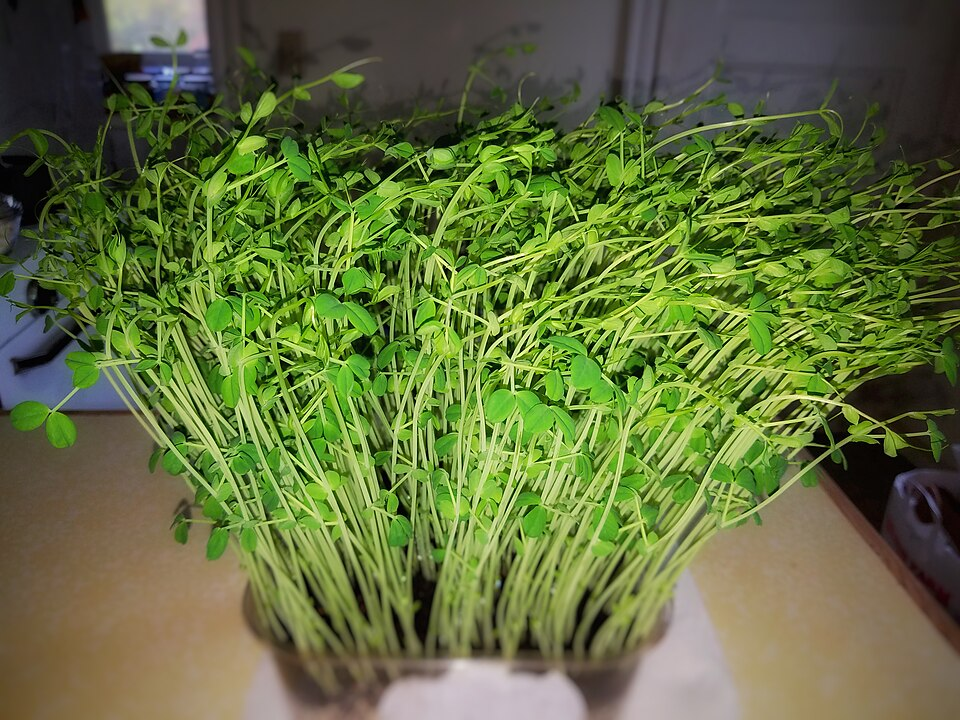
#> input picture assets/photos/pea-shoots-counter.jpg, 960 x 720 px
$ python make_og.py
#> lines starting #> are read from the running program, lines starting #| are printed output that depends on the picture
#!/usr/bin/env python3
"""Build 1200x630 share images from self-hosted photos or a plain card."""

from pathlib import Path

from PIL import Image, ImageDraw, ImageFont

ROOT = Path(__file__).resolve().parents[1]
OUT = ROOT / "assets" / "og"
PHOTOS = ROOT / "assets" / "photos"
FONT = "/usr/share/fonts/truetype/dejavu/DejaVuSans-Bold.ttf"
FONT_SM = "/usr/share/fonts/truetype/dejavu/DejaVuSans.ttf"

# filename, photo or None, title
PAGES = [
    ("home", "pea-shoots-counter.jpg", "Grow fresh greens without a yard"),
    ("guides", "trays-broccoli-radish.jpg", "Growing guides"),
    ("calculator", None, "Microgreens seed calculator"),
    ("apartment", "trays-broccoli-radish.jpg", "Your first microgreens tray"),
    ("cost", "sunflower-small-tray.jpg", "Kit or DIY: compare the costs"),
    ("density", None, "Seed density by crop and tray"),
    ("pea-radish", "pea-shoots-counter.jpg", "Pea shoots or radish microgreens"),
    ("windowsill", "basil-by-window.jpg", "Windowsill microgreens"),
    ("seed-starting", "basil-by-window.jpg", "Start seeds in an apartment"),
    ("watering", None, "Bottom watering, step by step"),
    ("balcony", "lettuce-in-pot.jpg", "A balcony salad in containers"),
    ("about", None, "About Small Space Greens"),
    ("contact", None, "Contact Ryan Moalemi"),
    ("privacy", None, "Privacy policy"),
    ("terms", None, "Terms of use"),
    ("affiliate", None, "Affiliate disclosure"),
    ("editorial", None, "How these guides are made"),
    ("gear", "sunflower-small-tray.jpg", "Gear and comparisons"),
    ("checklist", "trays-broccoli-radish.jpg", "First-tray checklist"),
    ("not-found", None, "Page not found"),
]


def cover(src: Path, w: int, h: int) -> Image.Image:
#> called with w = 1200, h = 630
    im = Image.open(src).convert("RGB")
#> im is the input picture: PIL image 960x720 RGB; mean R, G, B 97.7, 111.5, 60.9
    scale = max(w / im.width, h / im.height)
#> scale = 1.25
    resized = im.resize((int(im.width * scale), int(im.height * scale)), Image.Resampling.LANCZOS)
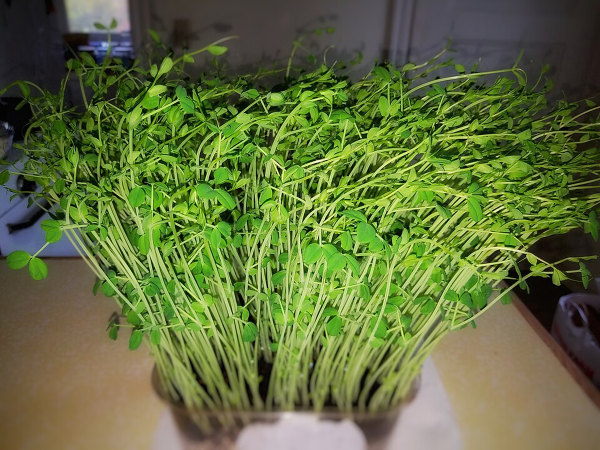
#> resized: PIL image 1200x900 RGB (shown at 1/2 size); mean R, G, B 97.7, 111.5, 61.1
    left = (resized.width - w) // 2
#> left = 0
    top = (resized.height - h) // 2
#> top = 135
    return resized.crop((left, top, left + w, top + h))
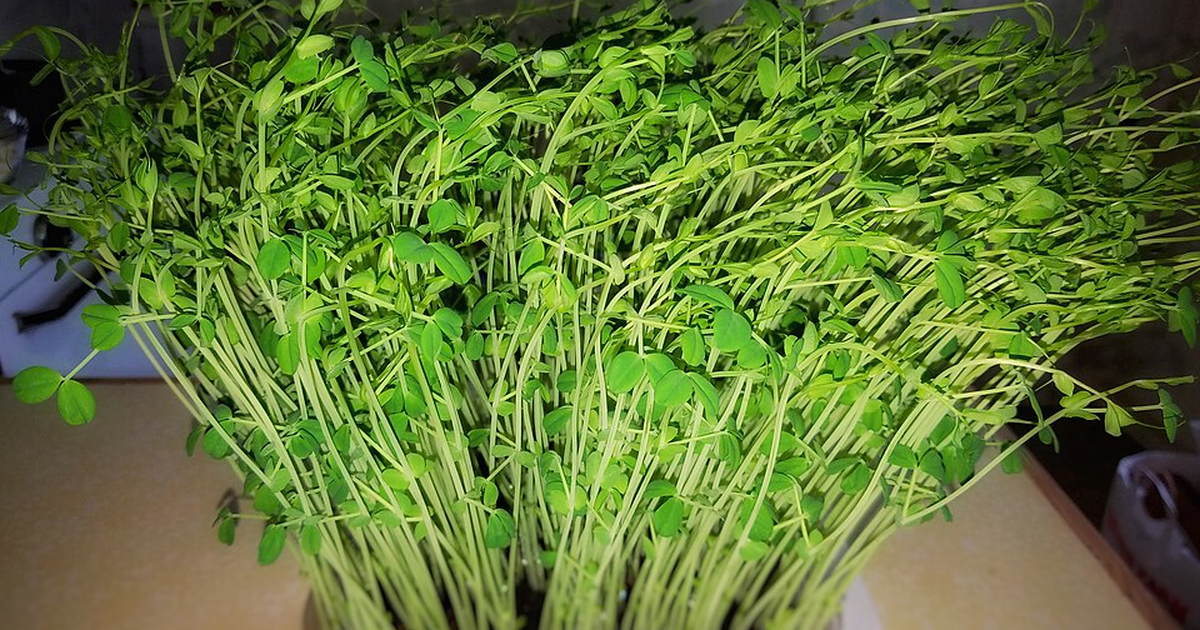
#> returned value: PIL image 1200x630 RGB; mean R, G, B 95.6, 118.8, 52.5


def card(photo: str | None, title: str) -> Image.Image:
    w, h = 1200, 630
    if photo:
        base = cover(PHOTOS / photo, w, h)
        shade = Image.new("RGBA", (w, h), (0, 0, 0, 0))
#> shade: PIL image 1200x630 RGBA; every value is 0
        d = ImageDraw.Draw(shade)
        d.rectangle((0, 390, w, h), fill=(23, 56, 42, 220))
        base = Image.alpha_composite(base.convert("RGBA"), shade).convert("RGB")
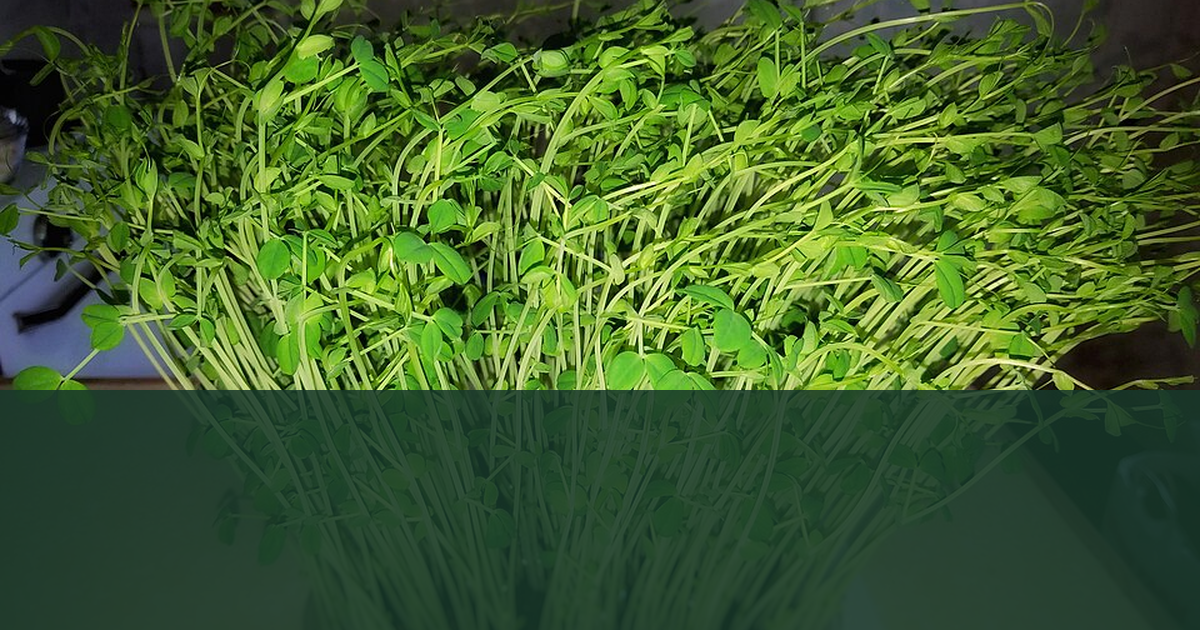
#> base: PIL image 1200x630 RGB; mean R, G, B 65.6, 95.8, 43.9
    else:
        base = Image.new("RGB", (w, h), (23, 56, 42))
        d = ImageDraw.Draw(base)
        d.rectangle((0, 0, 18, h), fill=(196, 165, 116))
    draw = ImageDraw.Draw(base)
    font = ImageFont.truetype(FONT, 54 if photo else 64)
    small = ImageFont.truetype(FONT_SM, 28)
    draw.text((48, 48 if not photo else 430), "Small Space Greens", font=small, fill=(243, 240, 232))
    # wrap title
    words = title.split()
    lines = []
    current = ""
    for word in words:
        trial = word if not current else current + " " + word
        if draw.textlength(trial, font=font) < 1080:
            current = trial
        else:
            lines.append(current)
            current = word
#> after the loop, lines = []
    if current:
        lines.append(current)
    y = 100 if not photo else 480
    for line in lines[:3]:
        draw.text((48, y), line, font=font, fill=(255, 253, 248))
        y += 68
#> this loop made 1 pass
#> (line, y) on pass 1: ('Grow fresh greens without a yard', 548)
#> after the loop, y = 548
    return base


def main() -> None:
    OUT.mkdir(parents=True, exist_ok=True)
    for name, photo, title in PAGES:
        image = card(photo, title)
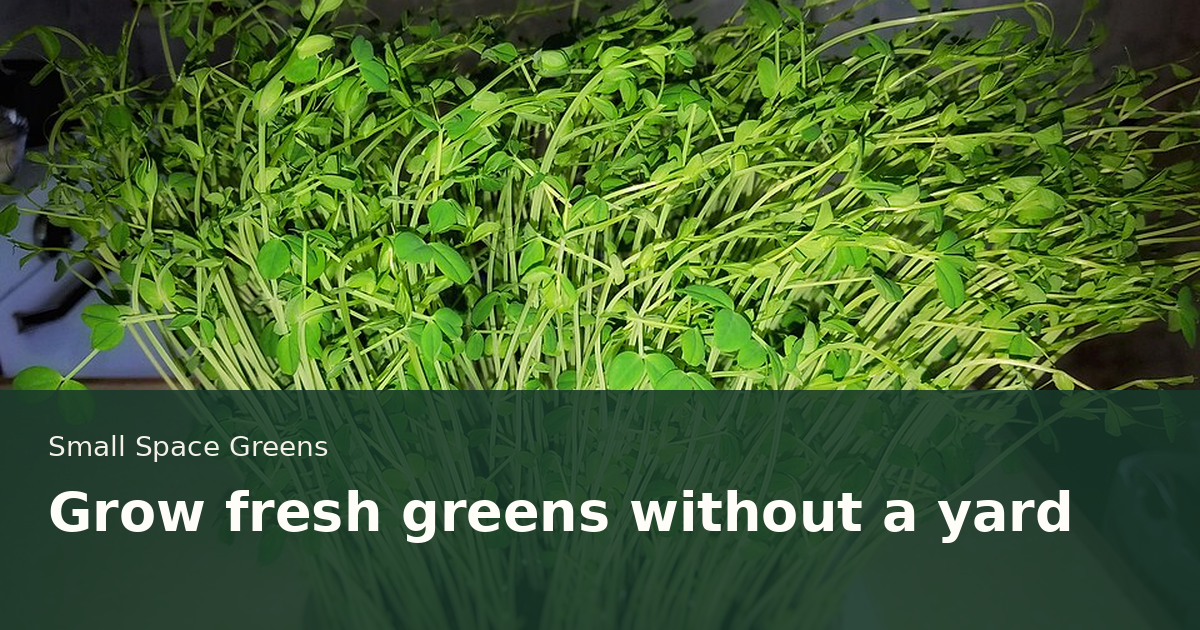
#> image: PIL image 1200x630 RGB; mean R, G, B 70.8, 100.2, 48.7
        path = OUT / f"{name}.jpg"
        image.save(path, "JPEG", quality=82, optimize=True)
        print(path.name, image.size, path.stat().st_size)
#| home.jpg (1200, 630) 198336
#> pass 2 of the loop in main, `for name, photo, title in PAGES:`:
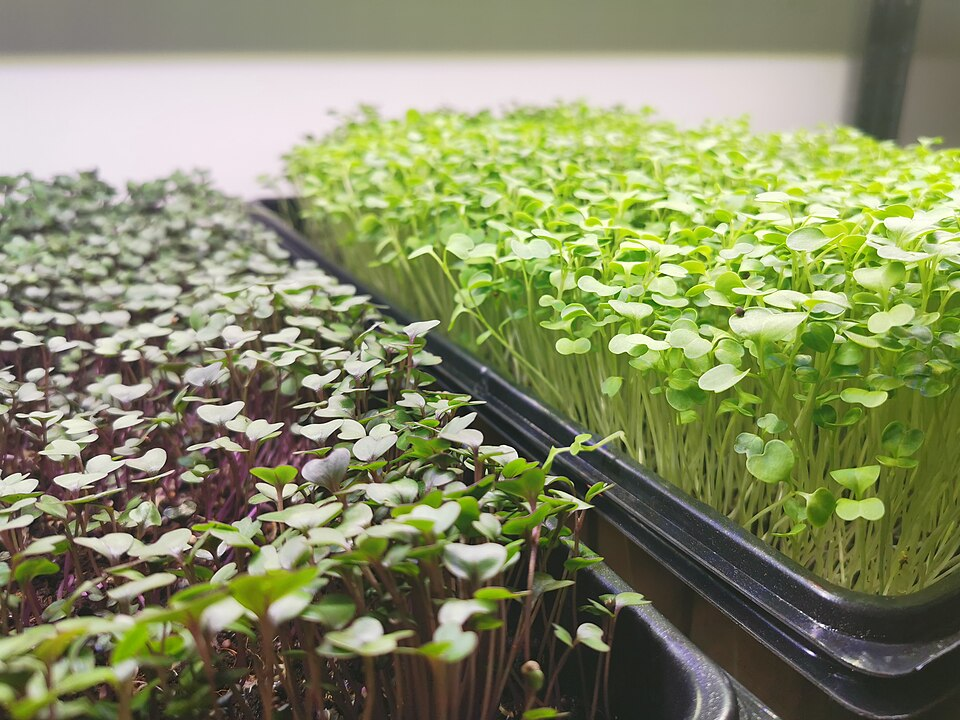
#> input picture assets/photos/trays-broccoli-radish.jpg, 960 x 720 px
#> in cover, im is the input picture: PIL image 960x720 RGB; mean R, G, B 134.5, 140.3, 100.8
#> in cover (call 2), `return resized.crop((left, top, left + w, top + h))`:
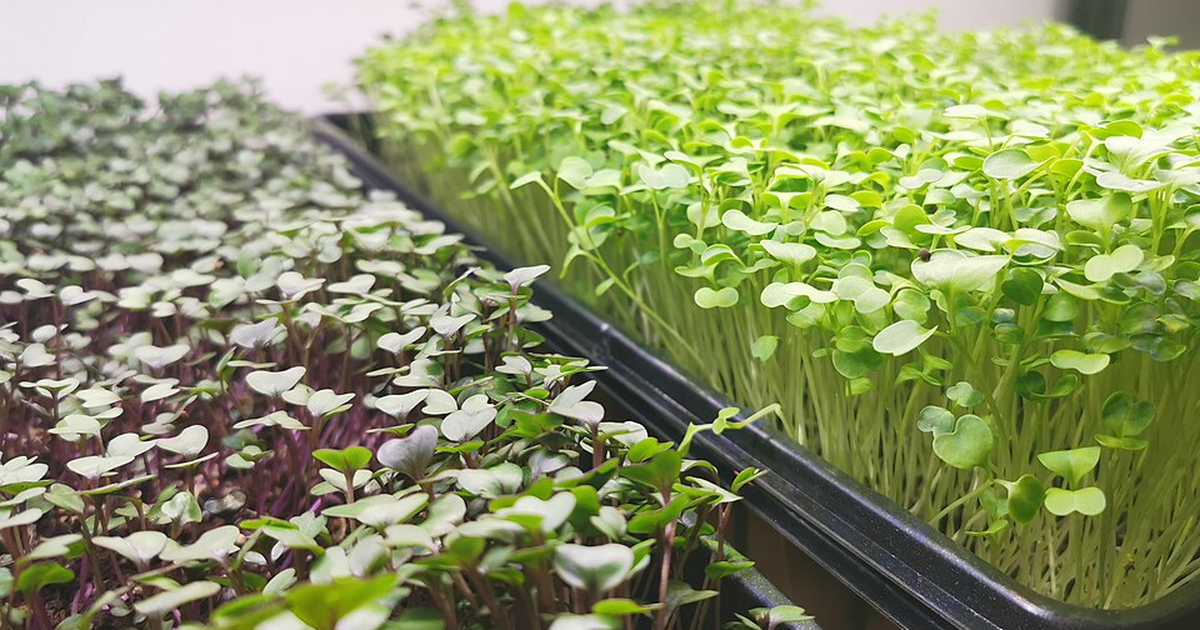
#> returned value: PIL image 1200x630 RGB; mean R, G, B 138.8, 148.2, 98.3
#> in card (call 2), `base = Image.alpha_composite(base.convert("RGBA"), shade).convert("RGB")`:
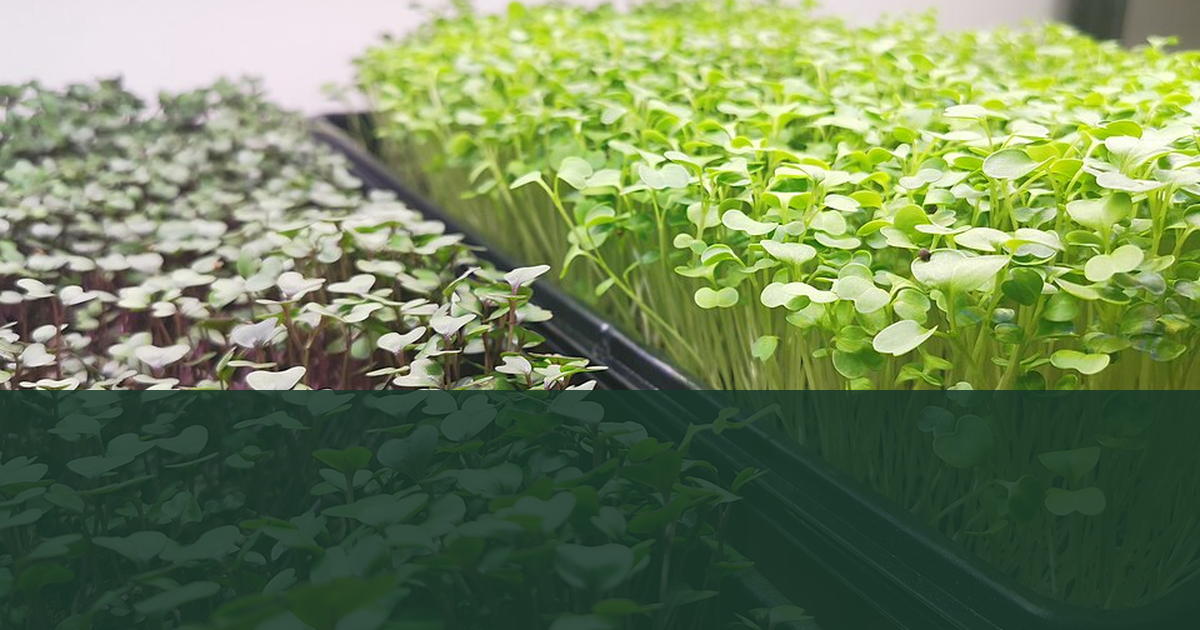
#> base: PIL image 1200x630 RGB; mean R, G, B 111.2, 130.7, 87.8
#> the loop in card (call 2), `for line in lines[:3]:` made 1 pass
#| guides.jpg (1200, 630) 133707


if __name__ == "__main__":
    main()
